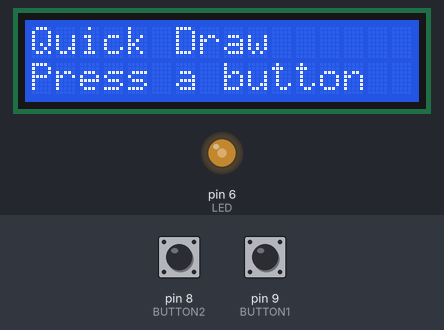
Recording of a sketch running on a simulated Arduino Uno, built with avr-gcc and run on an emulated ATmega328P. Shown: 16×2 character LCD, output pins drawn as LEDs (lit = HIGH). Dashed ring = blinking. The inputs (shaded band) are chosen by the test bench; at power-on: pin 8 (BUTTON2) HIGH, pin 9 (BUTTON1) HIGH. Random numbers use the default seed unless the sketch sets one.

Above: at 1.2 s.
1.3 s: pin 8 (BUTTON2) pulled LOW for 0.15 s
At 1.48 s:
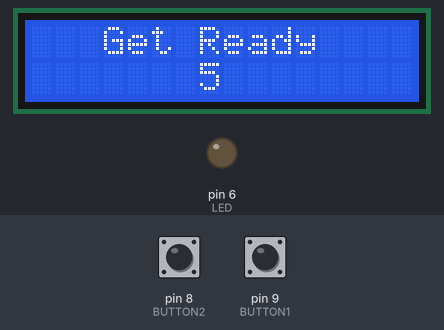
2.0 s: pin 9 (BUTTON1) pulled LOW for 3.2 s
At 3.4 s:
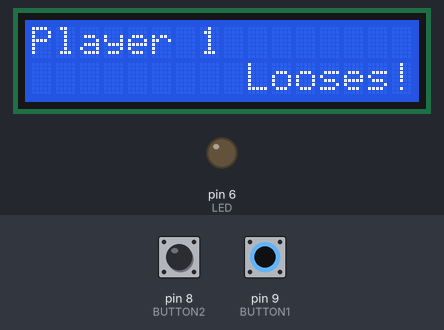
6.7 s: pin 9 (BUTTON1) pulled LOW for 0.15 s
At 6.91 s:
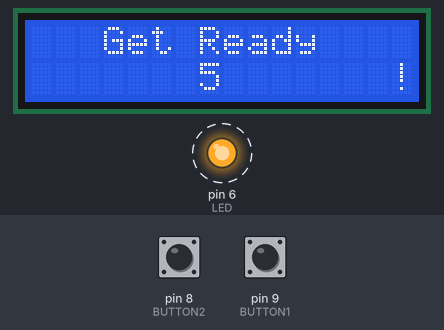
7.4 s: pin 8 (BUTTON2) pulled LOW for 1 s
At 9.16 s:
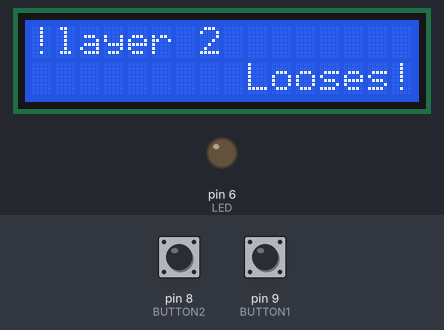
11.4 s: pin 9 (BUTTON1) pulled LOW for 1 s
At 13.8 s:
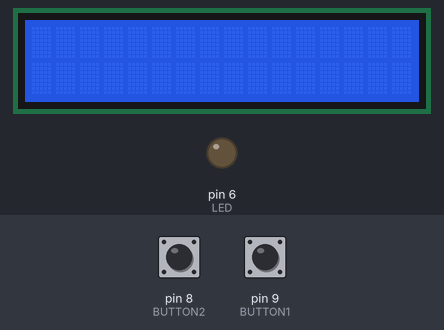
14.1 s: pin 9 (BUTTON1) pulled LOW for 0.15 s
At 15.31 s:
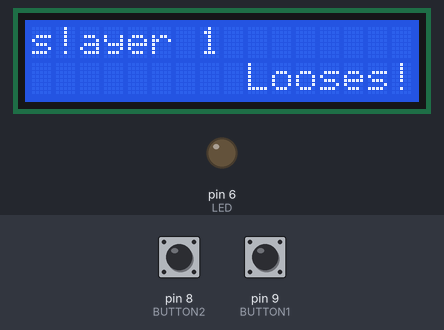
Timing chart, 0 to 18.2 s (numbered marks = the images above; inputs shaded):
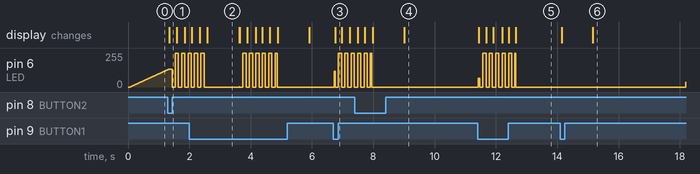

Measured:
- after the input at 1.3 s, the display: changes at once (image 1)
- after the input at 6.7 s, the display: changes after 0.06 s (image 3)
- after the input at 11.4 s, the display: first changes at once (image 5 shows a later state)
- after the input at 14.1 s, pin 6 (LED): 0/255 → 36/255 after 4.1 s; the display: first changes after 0.05 s (image 6 shows a later state)
- what the display in image 2 shows lasts 1.0 s, from 2.6 s to 3.6 s

The sketch:

LCD_Project_2_b.ino
```cpp
/*
 Game States
     0  start - display welcome message
             - led breating
        user presses button
     1  game start
             - countdown on LCD
             - LED flashing
     2  countdown reaches zero
             - Led turns out
     3  Wait for a random time
             - if button pressed player looses
             - time elapses
             - turn light on
             - if button pressed player wins
     4  winning message
             - display winner on lcd
        wait fixed time
     5  wait time elapsed
            - display score
            - led breathing
       user presses button - return to game start
     6  loosing message
 */

// include the library code:
#include <LiquidCrystal.h>

#define BUTTON1 9
#define BUTTON2 8

#define LED 6

#define DEBOUNCE_COUNTER 3
#define FLASH_TIMEOUT 10
#define COUNTDOWN_START 5
#define COUNTDOWN_TIMEOUT 25
#define MAX_PAUSE 200
#define PAUSE_TIMEOUT 10
#define MESSAGE_PAUSE 10

// initialize the library with the numbers of the interface pins
LiquidCrystal lcd(12, 11, 5, 4, 3, 2);

int ledLevel = 0;
int button1Debounce = 0;
int button2Debounce = 0;
boolean button1State = false;
boolean button2State = false;

int looser = 0;
int winner = 0;

int p1Score = 0;
int p2Score = 0;

String lcd1="Quick Draw      ";
String lcd2="Press a button  ";

int countdownCounter;

int pauseTime;

int gameState = 0;

void setup() {
  // configure buttons and LEDs
  pinMode(LED, OUTPUT);
  pinMode(BUTTON1, INPUT_PULLUP);
  pinMode(BUTTON2, INPUT_PULLUP);

  // set up the LCD's number of columns and rows:
  lcd.begin(16, 2);
}

//calculate the current led level when in breath mode
void ledBreath()
{
  static int breathDir = 1;
  if (ledLevel == 255 )
  {
    breathDir = -1;
  }
  else if (ledLevel == 0 )
  {
    breathDir = 1;
  }
  ledLevel += breathDir;
}

void ledFlash()
{
  static int flashTimer = 0;
  if (flashTimer++ == FLASH_TIMEOUT)
  {
    ledLevel=(ledLevel == 0)?255:0;
    flashTimer = 0;
  }
}

void countdown()
{
  static int countdownTimer = 0;
  if (countdownTimer++ == COUNTDOWN_TIMEOUT)
  {
    countdownCounter--;
    countdownTimer = 0;
  }
}

boolean longPause()
{
  static int pauseTimer = 0;
  if (pauseTimer++ == PAUSE_TIMEOUT)
  {
    pauseTime--;
    pauseTimer = 0;
  }
  return(pauseTime==0);
}


void loop() {
  // led state
  analogWrite(LED, ledLevel);

  // process buttons
  if( not digitalRead(BUTTON1) )
  {
    if(button1Debounce < DEBOUNCE_COUNTER)
    {
      button1Debounce++;
    }
  }
  else
  {
    button1Debounce=0;
  }
  if(button1Debounce == DEBOUNCE_COUNTER)
  {
    button1State = true;
  }
  else
  {
    button1State = false;
  }

  if( not digitalRead(BUTTON2) )
  {
    if(button2Debounce < DEBOUNCE_COUNTER)
    {
      button2Debounce++;
    }
  }
  else
  {
    button2Debounce=0;
  }
  if(button2Debounce == DEBOUNCE_COUNTER)
  {
    button2State = true;
  }
  else
  {
    button2State = false;
  }

  // update display
    // Print a startup message to the LCD.
  lcd.setCursor(0, 0);
  lcd.print(lcd1);
  lcd.setCursor(0, 1);
  lcd.print(lcd2);


  // update game state

  switch(gameState)
  {
    case 0 :
      ledBreath();
       if(button1State || button2State)
      {
        gameState = 1;
        countdownCounter = COUNTDOWN_START;
      }
      break;

    case 1 :
      lcd1 = "   Get Ready    ";
      lcd2 = "       " + String(countdownCounter)+"       ";
      countdown();
      ledFlash();
      if(countdownCounter==0 )
      {
        gameState = 2;
        pauseTime = random(MAX_PAUSE);
        ledLevel = 0;
        lcd1 = "                ";
        lcd2 = "                ";
      }
      break;
    case 2 :
        if (longPause())
        {
          gameState = 3;
        }
        if (button1State)
        {
        gameState = 6;
        looser = 1;
        pauseTime = MESSAGE_PAUSE;
        }
        if (button2State)
        {
        gameState = 6;
        looser = 2;
        pauseTime = MESSAGE_PAUSE;
        }
      break;
    case 3 :
        lcd1 = "      GO!       ";
        lcd2 = "                ";
        ledLevel = 255;
        if (button1State)
        {
        gameState = 4;
        winner = 1;
        pauseTime = MESSAGE_PAUSE;
        }
        if (button2State)
        {
        gameState = 4;
        winner = 2;
        pauseTime = MESSAGE_PAUSE;
        }
      break;
    case 4 :
        if(winner == 1)
          lcd1 = "Player 1        ";
        else
          lcd1 = "Player 2        ";
        lcd2 = "           Wins!";
        if (longPause())
        {
          gameState = 5;
          if(winner == 1)
            p1Score++;
          else
            p2Score++;
        }
      break;
    case 5 :
        lcd1 = "Player 1   " + p1Score;
        lcd2 = "Player 2   " + p2Score;
        gameState = 0;
      break;
    case 6 :
        if(looser == 1)
          lcd1 = "Player 1        ";
        else
          lcd1 = "Player 2        ";
        lcd2 = "         Looses!";
        if (longPause())
        {
          gameState = 5;
          if(looser == 1)
            p1Score--;
          else
            p2Score--;        }

      break;
  }
  delay(5);
}
```
